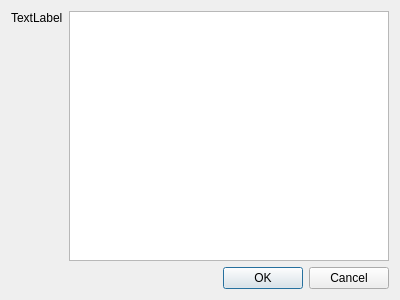
<?xml version="1.0" encoding="UTF-8"?>
<ui version="4.0">
 <class>MessageDialog</class>
 <widget class="QDialog" name="MessageDialog">
  <property name="geometry">
   <rect>
    <x>0</x>
    <y>0</y>
    <width>400</width>
    <height>300</height>
   </rect>
  </property>
  <property name="windowTitle">
   <string>Message</string>
  </property>
  <layout class="QVBoxLayout" name="verticalLayout_2">
   <item>
    <layout class="QHBoxLayout" name="horizontalLayout">
     <item>
      <layout class="QVBoxLayout" name="verticalLayout">
       <item>
        <widget class="QLabel" name="titleLabel">
         <property name="text">
          <string>TextLabel</string>
         </property>
        </widget>
       </item>
       <item>
        <spacer name="verticalSpacer">
         <property name="orientation">
          <enum>Qt::Vertical</enum>
         </property>
         <property name="sizeHint" stdset="0">
          <size>
           <width>20</width>
           <height>40</height>
          </size>
         </property>
        </spacer>
       </item>
      </layout>
     </item>
     <item>
      <widget class="QTextEdit" name="textEdit"/>
     </item>
    </layout>
   </item>
   <item>
    <widget class="QDialogButtonBox" name="buttonBox">
     <property name="orientation">
      <enum>Qt::Horizontal</enum>
     </property>
     <property name="standardButtons">
      <set>QDialogButtonBox::Cancel|QDialogButtonBox::Ok</set>
     </property>
    </widget>
   </item>
  </layout>
 </widget>
 <resources/>
 <connections>
  <connection>
   <sender>buttonBox</sender>
   <signal>accepted()</signal>
   <receiver>MessageDialog</receiver>
   <slot>accept()</slot>
   <hints>
    <hint type="sourcelabel">
     <x>248</x>
     <y>254</y>
    </hint>
    <hint type="destinationlabel">
     <x>157</x>
     <y>274</y>
    </hint>
   </hints>
  </connection>
  <connection>
   <sender>buttonBox</sender>
   <signal>rejected()</signal>
   <receiver>MessageDialog</receiver>
   <slot>reject()</slot>
   <hints>
    <hint type="sourcelabel">
     <x>316</x>
     <y>260</y>
    </hint>
    <hint type="destinationlabel">
     <x>286</x>
     <y>274</y>
    </hint>
   </hints>
  </connection>
 </connections>
</ui>
